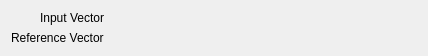
<?xml version="1.0" encoding="UTF-8"?>
<ui version="4.0">
 <class>LockInConfig</class>
 <widget class="QWidget" name="LockInConfig">
  <property name="geometry">
   <rect>
    <x>0</x>
    <y>0</y>
    <width>428</width>
    <height>40</height>
   </rect>
  </property>
  <property name="minimumSize">
   <size>
    <width>400</width>
    <height>0</height>
   </size>
  </property>
  <layout class="QGridLayout" name="gridLayout">
   <item row="0" column="0">
    <widget class="QLabel" name="label_3">
     <property name="sizePolicy">
      <sizepolicy hsizetype="Preferred" vsizetype="Fixed">
       <horstretch>0</horstretch>
       <verstretch>0</verstretch>
      </sizepolicy>
     </property>
     <property name="text">
      <string>Input Vector</string>
     </property>
     <property name="alignment">
      <set>Qt::AlignRight|Qt::AlignTrailing|Qt::AlignVCenter</set>
     </property>
     <property name="wordWrap">
      <bool>false</bool>
     </property>
    </widget>
   </item>
   <item row="0" column="1">
    <widget class="Kst::VectorSelector" name="_inputVector" native="true">
     <property name="sizePolicy">
      <sizepolicy hsizetype="Preferred" vsizetype="Preferred">
       <horstretch>0</horstretch>
       <verstretch>0</verstretch>
      </sizepolicy>
     </property>
    </widget>
   </item>
   <item row="1" column="0">
    <widget class="QLabel" name="label_4">
     <property name="sizePolicy">
      <sizepolicy hsizetype="Fixed" vsizetype="Fixed">
       <horstretch>0</horstretch>
       <verstretch>0</verstretch>
      </sizepolicy>
     </property>
     <property name="text">
      <string>Reference Vector</string>
     </property>
     <property name="wordWrap">
      <bool>false</bool>
     </property>
    </widget>
   </item>
   <item row="1" column="1">
    <widget class="Kst::VectorSelector" name="_refVector" native="true">
     <property name="sizePolicy">
      <sizepolicy hsizetype="Preferred" vsizetype="Preferred">
       <horstretch>0</horstretch>
       <verstretch>0</verstretch>
      </sizepolicy>
     </property>
    </widget>
   </item>
  </layout>
 </widget>
 <layoutdefault spacing="6" margin="11"/>
 <customwidgets>
  <customwidget>
   <class>Kst::VectorSelector</class>
   <extends>QWidget</extends>
   <header>vectorselector.h</header>
  </customwidget>
 </customwidgets>
 <resources/>
 <connections/>
</ui>
